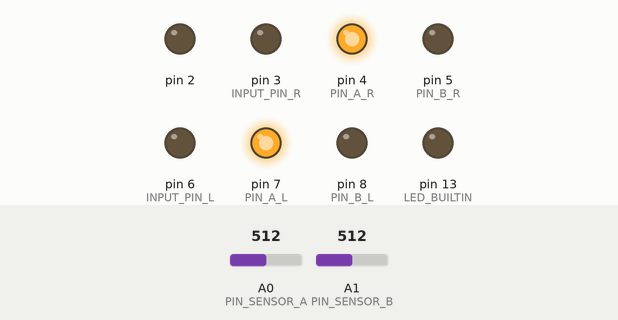
Recording of a sketch running on a simulated Arduino Uno, built with avr-gcc and run on an emulated ATmega328P. On the bench: output pins drawn as LEDs (lit = HIGH). The inputs (shaded band) are chosen by the test bench; at power-on: A0 (PIN_SENSOR_A) = 512, A1 (PIN_SENSOR_B) = 512.

Above: at 4.6 s.
4.7 s: A0 (PIN_SENSOR_A) set to 716
At 4.85 s:
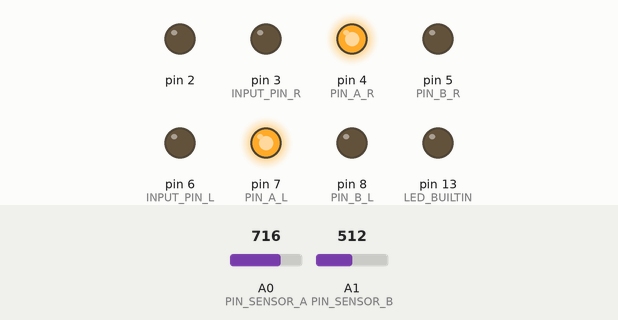
7.7 s: A1 (PIN_SENSOR_B) set to 306
At 9.13 s:
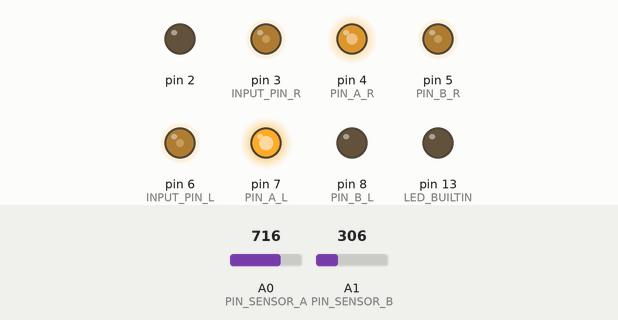
10.7 s: A0 (PIN_SENSOR_A) set to 778
13.7 s: A0 (PIN_SENSOR_A) set to 808
15.2 s: A1 (PIN_SENSOR_B) set to 315
At 15.9 s:
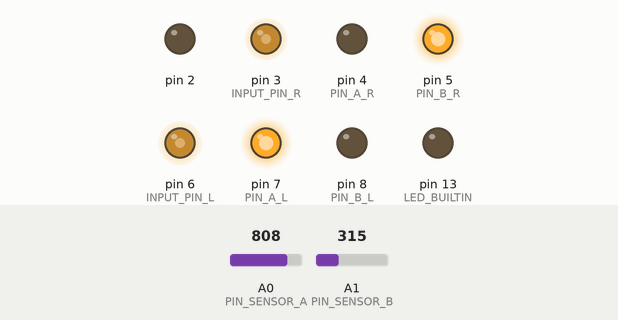
16.7 s: A1 (PIN_SENSOR_B) set to 336
Timing chart, 0 to 20.7 s (numbered marks = the images above; inputs shaded):
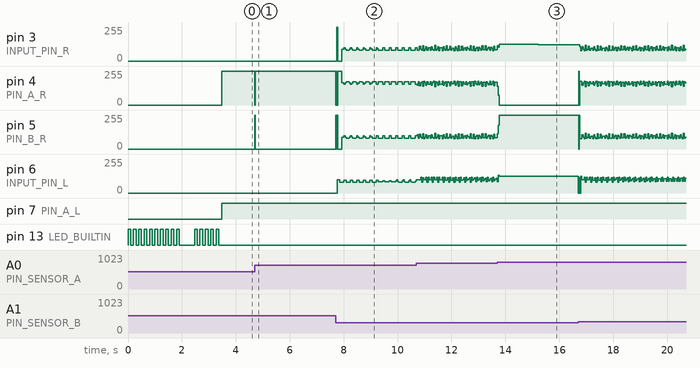

The sketch:

line-follower.ino
```cpp
/* This is the controller for a line-following robot */

//------ Output Pin numbers -------

    //Left motor:
constexpr int INPUT_PIN_L   = 6;
constexpr int PIN_A_L       = 7;
constexpr int PIN_B_L       = 8;
    //Right motor:
constexpr int INPUT_PIN_R   = 3;
constexpr int PIN_A_R       = 4;
constexpr int PIN_B_R       = 5;
    //Analog inputs: [sensor]
constexpr int PIN_SENSOR_A  = A0;
constexpr int PIN_SENSOR_B  = A1;


//-- Motor control:
constexpr int PWM_MAX           = 255;
constexpr uint32_t ON_INTERVAL  = 7000; //9000;
constexpr float INPUT_MIN       = 5.0;
constexpr int MOD_TRANSITION    = 120.0;


//-- Proportional - Derivative parameters:
constexpr float EXP_SMOOTH  = 0.4;
     //Derivative filter:
constexpr float COEFF_DEV[] = {5, 8, 27, 48, 42, 0, -42, -48, -27, -8, -5};
constexpr float DENOM_DEV   =  512.0;
constexpr int   N_STORED    = sizeof(COEFF_DEV)/sizeof( COEFF_DEV[0] );
    //2nd derivative filter:
constexpr float COEFF_DEV_2[N_STORED] = {15, 6, -1, -6, -9, -10, -9, -6, -1, 6, 15};
constexpr float DENOM_DEV_2 = 429.0 ;
     //Proportional filter
constexpr float COEFF_PRO[N_STORED] = {-4, -20, -20, 80, 280, 392, 280, 80, -20, -20, 4};
constexpr float DENOM_PRO   = 1024.0;
     //Integration of sensor [Quadrature]
constexpr float COEFF_INT[] = { 7, 12, 15, 16, 15, 12, 7 };
constexpr float DENOM_INT   = 14.0;
constexpr int   N_INT       = sizeof(COEFF_INT)/sizeof( COEFF_INT[0] );

     //Control coefficients:
constexpr float K_PROP      = 0.25; // 0.25;
constexpr float K_DEV       = 5.0; // 6.0;
constexpr float K_DEV_2     = 20.0; // 20.0;
constexpr float K_INT       = 0.0005;
// Anti wind-up limit:
constexpr float INT_LIMIT   = 100.0;
// Threshold to enable integration
constexpr float INT_ENABLE  = 0.1;


//-- Foward throttle parameters:
constexpr int   N_INITIAL       = 1000;
constexpr int   FOR_THROTTLE    = 150;
constexpr float DECAY           = 0.01;
constexpr float PERCENT_INITIAL = 0.9;
constexpr float MOTOR_BIAS      = 0.01;
// Threshold when throttle is reduced
const float     TURN_LIMIT      = 20000;


//-- Global variables:
float   past_average[N_STORED] = {0};
int     input_initial   = 0;
int     diff_initial    = 0;
float   forward         = 0;


//----- Motor control: --

//-- Class for pulse-frequency modulation:
class pulse {
  public:
    int freq_mod;

    //Constructor
    pulse( void ) {
     last_time = 0;
     freq_mod = 0;
     off_interval = 0;
    }
    //Destructor
    ~pulse ( void ) {}

    void set_period( float input ) {
      if( input < INPUT_MIN ) {
        off_interval = ON_INTERVAL*( PWM_MAX/INPUT_MIN - 1 );
      } else {
        off_interval = ON_INTERVAL*( PWM_MAX/input - 1 );
      }
    }

    void check_time( void ) {
      float interval = micros() - last_time;

      if( interval <= (ON_INTERVAL + off_interval) ) {
        if( interval <= ON_INTERVAL ) {
          freq_mod = PWM_MAX;
        } else {
          freq_mod = 0;
        }
      } else {
        last_time = micros();
      }
    }

  private:
    uint32_t last_time;
    uint32_t off_interval;
};


//-- Function to set motor throttle and direction:
void set_motor( int input, int pin_input, int pin_a, int pin_b ) {

  analogWrite( pin_input, abs(input) );

  if( input > 0 ) {
    digitalWrite( pin_b, HIGH );
    digitalWrite( pin_a, LOW );
  } else {
    digitalWrite( pin_b, LOW );
    digitalWrite( pin_a, HIGH );
  }
}

//-- Fuction to identity sign:
int sign( int input ) {
  if( input < 0 ) {
    return -1;
  } else {
    return 1;
  }
}

//------> Global pulse classes <------
pulse wave_L, wave_R;

//Note: Turn > 0 implies right turn (positive X axis)

//-- Function to combine forward and directional inputs:
void set_speed( int forward, int turn ) {

  int input_L = constrain(  (1.0 + MOTOR_BIAS)*(forward + turn ), -PWM_MAX, PWM_MAX );
  int input_R = constrain(  (1.0 - MOTOR_BIAS)*(forward - turn), -PWM_MAX, PWM_MAX );

  wave_L.set_period( abs(input_L) );
  wave_R.set_period( abs(input_R) );

  if( abs(input_L) < INPUT_MIN ) {
    input_L = 0;
  }
  else if( abs(input_L) < MOD_TRANSITION ) {
    input_L = sign(input_L)*wave_L.freq_mod;
  }

  if( abs(input_R) < INPUT_MIN ) {
    input_R = 0;
  } else if( abs(input_R) < MOD_TRANSITION ) {
    input_R = sign(input_R)*wave_R.freq_mod;
  }

  set_motor( input_L, INPUT_PIN_L, PIN_A_L, PIN_B_L );
  set_motor( input_R, INPUT_PIN_R, PIN_A_R, PIN_B_R );
}

//----- Proportional-Derivative components: --

//-- Function to output difference of sensor inputs:
int sensor_diff( void ) {
  return ( analogRead(PIN_SENSOR_A) - analogRead(PIN_SENSOR_B) );
}

//-- Function to get exponential average of sensor difference:
float exp_average_diff( void ) {
  static float val = 0;
  val += ( (sensor_diff() - diff_initial) - val )*EXP_SMOOTH;
  return val;
}

//-- Function to store averaged values in array:
void store_average( void ) {
  for( int index = (N_STORED-1) ; index > 0 ; index -= 1 ) {
    past_average[index] = past_average[index - 1];
  }
  past_average[0] = exp_average_diff();
}

//-- Function to calculate time derivative of difference [averaged values]:
float smooth_deriv( void ) {
  float deriv = 0;
  for( int index = 0; index < N_STORED ; index += 1 ) {
      deriv += past_average[index]*COEFF_DEV[index];
  }
  return deriv/DENOM_DEV;
}

//-- Function to calculate second time derivative of difference [averaged values]:
float smooth_deriv_2( void ) {
  float deriv_2 = 0;
  for( int index = 0; index < N_STORED ; index += 1 ) {
      deriv_2 += past_average[index]*COEFF_DEV_2[index];
  }
  return deriv_2/DENOM_DEV_2;
}

//-- Filter to remove noise from sensor difference [averaged values]:
float smooth_prop( void ) {
  float prop = 0;
  for( int index = 0; index < N_STORED ; index += 1 ) {
      prop += past_average[index]*COEFF_PRO[index];
  }
  return prop/DENOM_PRO;
}

//-- Function to get quadrature (time integral) of the average sensor difference: [Note: can be dissabled through the enabled input]
float quadrature( float enable ) {

  static float short_term_int  = 0;
  static float long_term_int = 0;
  static int count = 0;

  //- Checking if integration enabled
  if( enable > INT_ENABLE ) {

      // Trapezoidal integration for immediate samples
    short_term_int += K_INT*( past_average[0] + past_average[1] )/2.0 ;
    count += 1;
          // Newton-cotes quadrature for previous samples [long term integral]
    if( count == (N_INT-1) ) {
        count = 0;
        short_term_int = 0;

        float accum = 0;
        for( int index = 0; index < N_INT ; index += 1 ) {
          accum += past_average[index]*COEFF_INT[index];
        }
        long_term_int += K_INT*accum/DENOM_INT;
      }

        //- Anti Wind-up code: Limits integral from increasing beyond bounds
      float integral = (short_term_int + long_term_int);

      if( abs(integral) > INT_LIMIT ) {
        long_term_int = sign(integral)*INT_LIMIT;
        return long_term_int;
      }
      else {
        return integral;
      }
        //- Default if integration is dissabled
    } else {
      short_term_int = 0;
      long_term_int = 0;
      count = 0;
      return 0;
  }
}

//----- Sensor calibration and determining forward motion: --

//-- Average of sensor inputs:
float av_input( void ) {
  return  ( analogRead(PIN_SENSOR_A) + analogRead(PIN_SENSOR_B) )/2.0;
}

//-- Blinking senquence for Pin 13 LED:
void blink_led( int count ) {
    for( int index = 0; index < count ; index += 1 ) {
    digitalWrite( LED_BUILTIN, HIGH );
    delay( 100 );
    digitalWrite( LED_BUILTIN, LOW );
    delay( 100 );
  }
}

//-- Function to generate calibration value for sensor average:
void initialize( void ) {

  blink_led( 10 );

 //- Calibrating sensor average:
  int64_t average = 0;
  for( int index = 0; index < N_INITIAL ; index += 1 ) {
     average += av_input();
  }
  input_initial = average/N_INITIAL;

 //- Calibrating sensor difference:
  average = 0;
  for( int index = 0; index < N_INITIAL ; index += 1 ) {
     average += sensor_diff();
  }
  diff_initial = average/N_INITIAL ;//N_INITIAL;

  blink_led( 5 );
}

//-- Function to smoothly enable or dissable forward speed:
void set_forward( void ) {
  if( av_input() < input_initial*PERCENT_INITIAL ) {
    forward = DECAY + forward*(1 - DECAY);
  } else {
    forward = forward*(1 - DECAY);
  }
}

//- Functiont to reduce forward speed during sharp turns
float modulate_forward( void ) {
  float modulation;
  float var = abs( past_average[0] )*FOR_THROTTLE ;

  if( var > TURN_LIMIT ) {
    modulation = TURN_LIMIT/var;
  } else {
    modulation = 1;
  }
  return (forward*FOR_THROTTLE)*modulation ;
}

//------ Main functions:

void setup() {
  pinMode(LED_BUILTIN, OUTPUT);
  pinMode( PIN_SENSOR_A, INPUT );
  pinMode( PIN_SENSOR_B, INPUT );

  for( int index = 2 ; index <= 8 ; index += 1 ) {
    pinMode( index, OUTPUT );
  }
 initialize();
}

void loop() {
 wave_L.check_time();
 wave_R.check_time();

 store_average();

 set_forward();
 set_speed( modulate_forward(), -smooth_deriv()*K_DEV - smooth_prop()*K_PROP - smooth_deriv_2()*K_DEV_2 - quadrature(forward) );
}

//Note: 2nd derivative seems to adversely affect power consumption. LED on arduino visibly darkens if 2nd derivative gain is increased.
//Note 2: add static variables to functions to avoid global variables [allows for recursive calls, accumulation, etc ]
```

Measured:
- after the input at 4.7 s, pin 4 (PIN_A_R): 255/255 → 0/255 at once, → 255/255 0.01 s later; pin 5 (PIN_B_R): 0/255 → 255/255 at once, → 0/255 0.01 s later
- after the input at 15.2 s, pin 3 (INPUT_PIN_R): 124/255 → 122/255 at once; pin 6 (INPUT_PIN_L): 127/255 → 125/255 at once
